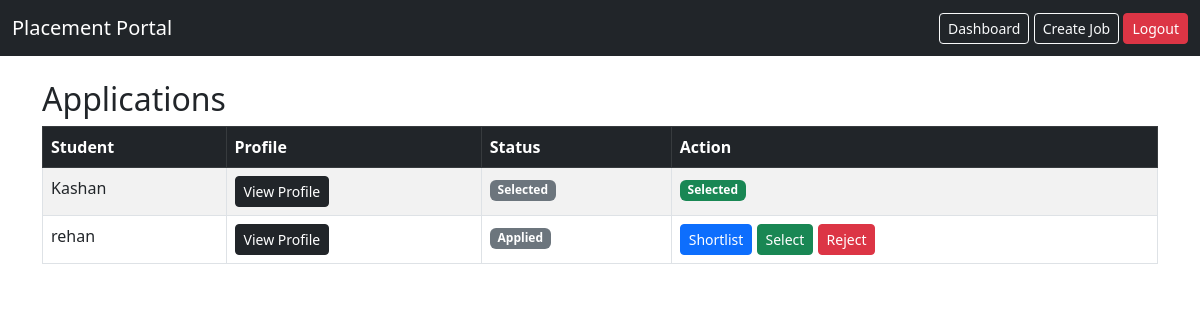
Before: /company/job/1/applications (signed in) with the older database file.
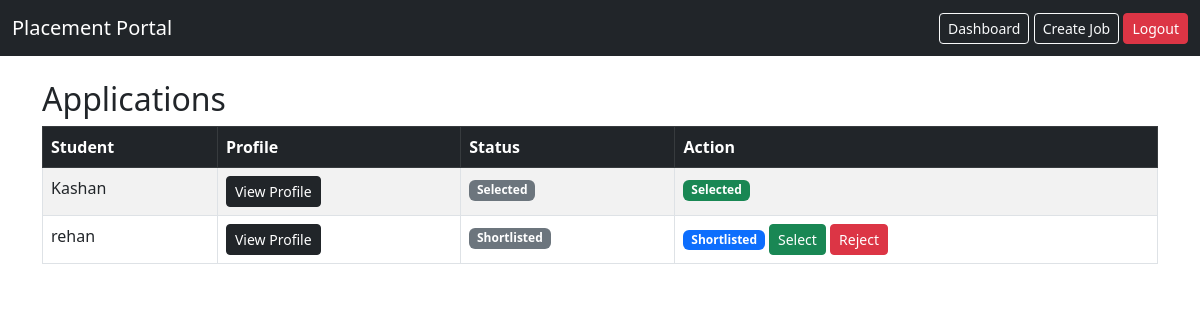
After: the same page with the newer database file.
### models.py (models this page shows)
class Application(db.Model):
    __tablename__ = 'applications'
    id = db.Column(db.Integer, primary_key=True)
    applied_on = db.Column(db.DateTime, default=datetime.utcnow)
    status = db.Column(db.String(50), default='Applied')
    student_id = db.Column(
        db.Integer,
        db.ForeignKey('students.id'),
        nullable=False
    )
    job_id = db.Column(
        db.Integer,
        db.ForeignKey('jobs.id'),
        nullable=False
    )
    __table_args__ = (
        db.UniqueConstraint('student_id', 'job_id', name='unique_student_job'),
    )

class Student(db.Model):
    __tablename__ = 'students'
    id = db.Column(db.Integer, primary_key=True)
    name = db.Column(db.String(150), nullable=False)
    email = db.Column(db.String(120), unique=True, nullable=False)
    password = db.Column(db.String(200), nullable=False)
    applications = db.relationship('Application', backref='student', lazy=True)
    education = db.Column(db.String(200))
    resume_text = db.Column(db.Text)
    resume_link = db.Column(db.String(300))
    skills = db.Column(db.String(300))
    cgpa = db.Column(db.Float)
    linkedin = db.Column(db.String(300))
    github = db.Column(db.String(300))
    location = db.Column(db.String(200))
    is_active = db.Column(db.Boolean, default=True)
    contact = db.Column(db.String(15))

### app.py (the view)
@app.route('/company/job/<int:job_id>/applications')
def job_applications(job_id):
    if session.get('role') != 'company':
        return redirect(url_for('company_login'))
    applications = Application.query.filter_by(job_id=job_id).all()
    return render_template(
        'company_applications.html',
        applications=applications
    )

### templates/company_applications.html
{% extends "base.html" %}
{% block content %}
<h2>Applications</h2>
<table class="table table-striped table-bordered">
    <thead class="table-dark">
        <tr>
            <th>Student</th>
            <th>Profile</th>
            <th>Status</th>
            <th>Action</th>
        </tr>
    </thead>
    <tbody>
        {% for a in applications %}
        <tr>
            <td>{{ a.student.name }}</td>
            <td>
                <a class="btn btn-sm btn-dark"
                  href="/company/student/{{ a.student.id }}">
                   View Profile
                </a>
            </td>
            <td>
                <span class="badge bg-secondary">{{ a.status }}</span>
            </td>
            <td>
                {% if a.status == 'Applied' %}
                    <a class="btn btn-sm btn-primary" href="/company/application/{{ a.id }}/shortlist">Shortlist</a>
                    <a class="btn btn-sm btn-success" href="/company/application/{{ a.id }}/select">Select</a>
                    <a class="btn btn-sm btn-danger" href="/company/application/{{ a.id }}/reject">Reject</a>
                {% elif a.status == 'Shortlisted' %}
                    <span class="badge bg-primary">Shortlisted</span>
                    <a class="btn btn-sm btn-success" href="/company/application/{{ a.id }}/select">Select</a>
                    <a class="btn btn-sm btn-danger" href="/company/application/{{ a.id }}/reject">Reject</a>
                {% elif a.status == 'Selected' %}
                    <span class="badge bg-success">Selected</span>
                {% elif a.status == 'Rejected' %}
                    <span class="badge bg-danger">Rejected</span>
                {% endif %}
            </td>
        </tr>
        {% endfor %}
    </tbody>
</table>
{% endblock %}

### templates/base.html (shortened to what this page needs)
<!DOCTYPE html>
<html>
<head>
    <link href="https://cdn.jsdelivr.net/npm/bootstrap@5.3.0/dist/css/bootstrap.min.css" rel="stylesheet">
</head>
<body>
<nav class="navbar navbar-expand-lg navbar-dark bg-dark">
    <div class="container-fluid">
        <a class="navbar-brand" href="/">Placement Portal</a>
        <div>
            {% if not session.get('role') %}
                <a class="btn btn-outline-light btn-sm" href="/student/register">Student Register</a>
                <a class="btn btn-outline-light btn-sm" href="/company/register">Company Register</a>
                <a class="btn btn-warning btn-sm" href="/admin/login">Admin Login</a>
            {% elif session.get('role') == 'company' %}
                <a class="btn btn-outline-light btn-sm" href="/company/dashboard">Dashboard</a>
                <a class="btn btn-outline-light btn-sm" href="/company/job/create">Create Job</a>
                <a class="btn btn-danger btn-sm" href="/logout">Logout</a>
            {% elif session.get('role') == 'student' %}
                <a class="btn btn-outline-light btn-sm" href="/student/dashboard">Dashboard</a>
                <a class="btn btn-outline-light btn-sm" href="/student/profile">Profile</a>
                <a class="btn btn-outline-light btn-sm" href="/student/history">History</a>
                <a class="btn btn-danger btn-sm" href="/logout">Logout</a>
            {% endif %}
        </div>
    </div>
</nav>
<div class="container mt-4">
    {% block content %}
    {% endblock %}
</div>
</body>
</html>

Changed rows visible on the page:
changed Application "rehan": status "Applied" → "Shortlisted"; status "Shortlist" → "Shortlisted"
